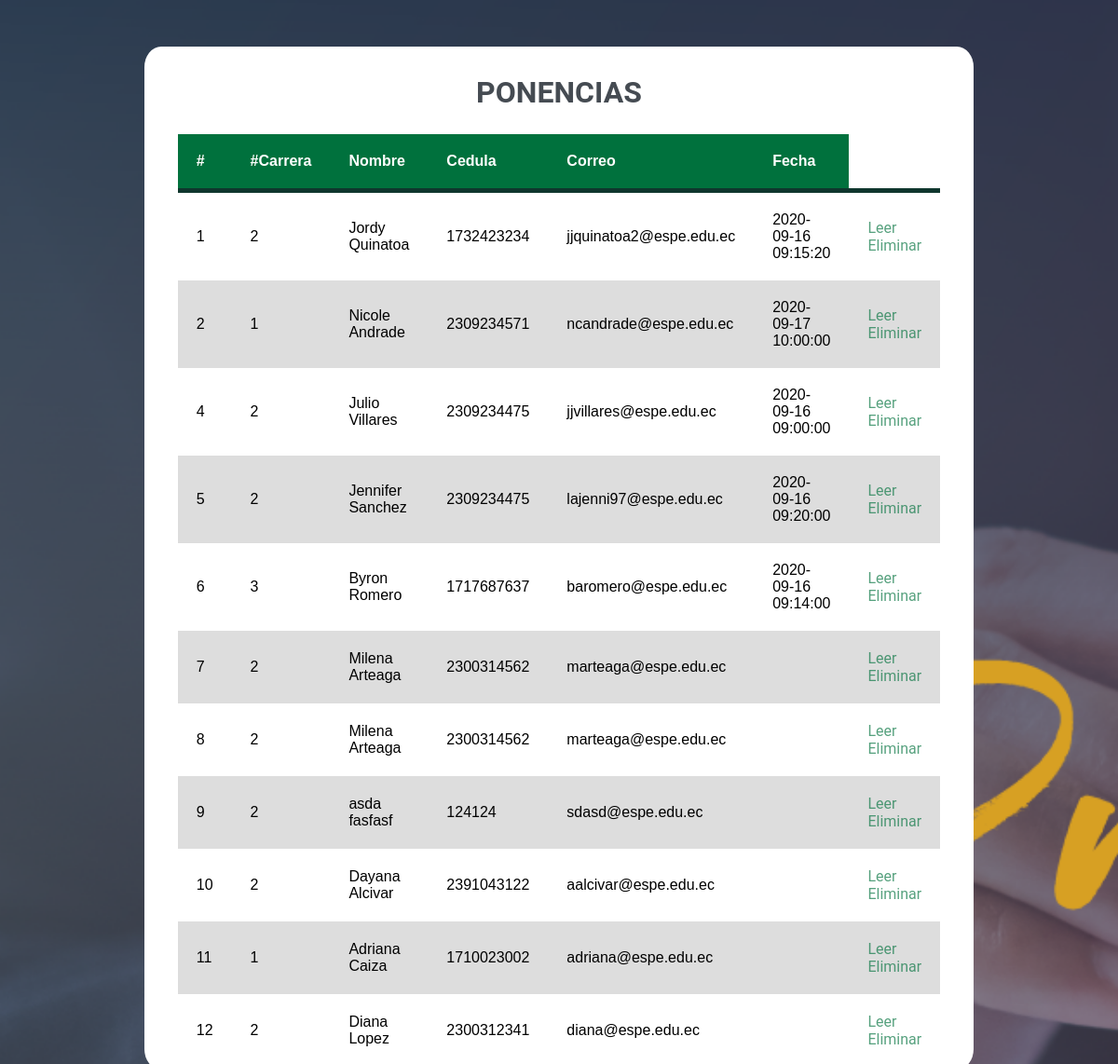
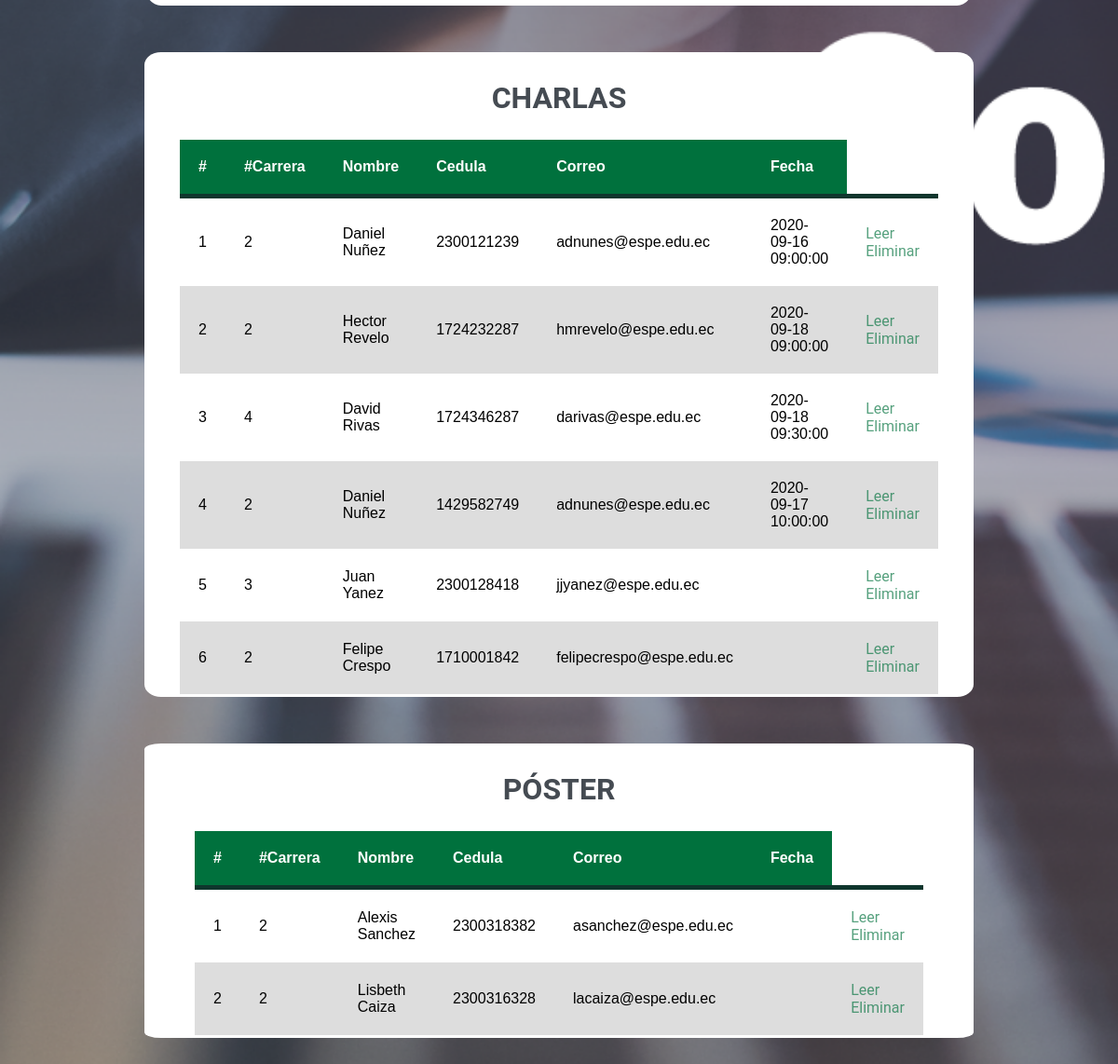
/indexadmin.php, run on the app's committed database (2 pictures, top to bottom).
### tables this page shows
CREATE TABLE `ponente_ponencia` (
  `ID_PONENCIA` int(11) NOT NULL,
  `ID_CARRERA` int(11) DEFAULT NULL,
  `NOMBRE_PONENCIA` varchar(20) NOT NULL,
  `APELLIDO_PONENCIA` varchar(20) NOT NULL,
  `CEDULA_PONENCIA` varchar(10) NOT NULL,
  `CURSO_PONENCIA` varchar(20) NOT NULL,
  `CORREOPER_PONENCIA` varchar(30) NOT NULL,
  `CORREOINS_PONENCIA` varchar(30) NOT NULL,
  `LINK_PONENCIA` varchar(200) NOT NULL,
  `TITULO_PONENCIA` varchar(150) NOT NULL,
  `RESUMEN_PONENCIA` varchar(300) NOT NULL,
  `FECHAPRE_PONENCIA` datetime DEFAULT NULL
);

CREATE TABLE `ponente_charla` (
  `ID_CHARLA` int(11) NOT NULL,
  `ID_CARRERA` int(11) DEFAULT NULL,
  `NOMBRE_CHARLA` varchar(20) NOT NULL,
  `APELLIDO_CHARLA` varchar(20) NOT NULL,
  `CEDULA_CHARLA` varchar(10) NOT NULL,
  `SALA_CHARLA` varchar(250) DEFAULT NULL,
  `CORREOPER_CHARLA` varchar(30) NOT NULL,
  `CORREOINS_CHARLA` varchar(30) NOT NULL,
  `TITULO_CHARLA` varchar(100) NOT NULL,
  `RESUMEN_CHARLA` varchar(300) NOT NULL,
  `FECHAPRE_CHARLA` datetime DEFAULT NULL
);

CREATE TABLE `ponente_poster` (
  `ID_POSTER` int(11) NOT NULL,
  `ID_CARRERA` int(11) DEFAULT NULL,
  `NOMBRE_POSTER` varchar(20) NOT NULL,
  `APELLIDO_POSTER` varchar(20) NOT NULL,
  `CEDULA_POSTER` varchar(10) NOT NULL,
  `CURSO_POSTER` varchar(20) NOT NULL,
  `CORREOPER_POSTER` varchar(30) NOT NULL,
  `CORREOINS_POSTER` varchar(30) NOT NULL,
  `TITULO_POSTER` varchar(100) NOT NULL,
  `RESUMEN_POSTER` varchar(300) NOT NULL,
  `FECHAPRE_POSTER` datetime DEFAULT NULL,
  `LINK_POSTER` varchar(250) NOT NULL
);

### indexadmin.php (the view, shortened to what this page needs)
<?php
    require_once 'conexion.php';
    $query = "SELECT ID_PONENCIA, ID_CARRERA, NOMBRE_PONENCIA,
    APELLIDO_PONENCIA, CEDULA_PONENCIA, CORREOINS_PONENCIA, FECHAPRE_PONENCIA FROM ponente_ponencia";
    $result = $conn -> query($query);
    $query1 = "SELECT ID_CHARLA, ID_CARRERA, NOMBRE_CHARLA,
    APELLIDO_CHARLA, CEDULA_CHARLA, CORREOINS_CHARLA, FECHAPRE_CHARLA FROM ponente_charla";
    $resultado = $conn -> query($query1);
    $query2 = "SELECT ID_POSTER, ID_CARRERA, NOMBRE_POSTER,
    APELLIDO_POSTER, CEDULA_POSTER, CORREOINS_POSTER, FECHAPRE_POSTER FROM ponente_poster";
    $solucion = $conn -> query($query2);
?>
<!DOCTYPE html>
<html lang="en">
<head>
    <link rel="stylesheet" href="css/styles-indexadmin.css">
</head>
<body>
<section class="contenido_tabla">
        <h2>PONENCIAS</h2>
        <div class="main-container" >
        <table>
            <thead>
                <tr>
                    <th>#</th>
                    <th>#Carrera</th>
                    <th>Nombre</th>
                    <th>Cedula</th>
                    <th>Correo</th>
                    <th>Fecha</th>
                </tr>
            </thead>
            <tbody>
                <?php
                if($result->num_rows > 0){
                    while($row = $result -> fetch_assoc()){
                        echo '<tr>';
                        echo '<td>' . $row['ID_PONENCIA'] . '</td>';
                        echo '<td>' . $row['ID_CARRERA'] . '</td>';
                        echo '<td>' . $row['NOMBRE_PONENCIA'] . " "
                        . $row['APELLIDO_PONENCIA'] . '</td>';
                        echo '<td>' . $row['CEDULA_PONENCIA'] . '</td>';
                        echo '<td>' . $row['CORREOINS_PONENCIA'] . '</td>';
                        echo '<td>' . $row['FECHAPRE_PONENCIA'] . '</td>';
                        echo '<td>';
                        echo '<a href="leer_ponencia.php?id='. $row['ID_PONENCIA'] .'"> Leer </a>';
                        echo '<a href="eliminar_ponencia.php?id='. $row['ID_PONENCIA'] .'"> Eliminar </a>';
                    }
                }else{
                    echo '<p><em> No existen datos registrados </em></p>';
                }
                ?>
                </td>
                </tr>
            </tbody>
        </table>
    </div>
</section>
<section class="contenido_tabla">
        <h2>CHARLAS</h2>
        <div class="main-container" >
        <table>
            <thead>
                <tr>
                    <th>#</th>
                    <th>#Carrera</th>
                    <th>Nombre</th>
                    <th>Cedula</th>
                    <th>Correo</th>
                    <th>Fecha</th>
                </tr>
            </thead>
            <tbody>
                <?php
                if(!empty($resultado) && $resultado->num_rows > 0){
                    while($row = $resultado -> fetch_assoc()){
                        echo '<tr>';
                        echo '<td>' . $row['ID_CHARLA'] . '</td>';
                        echo '<td>' . $row['ID_CARRERA'] . '</td>';
                        echo '<td>' . $row['NOMBRE_CHARLA'] . " "
                        . $row['APELLIDO_CHARLA'] . '</td>';
                        echo '<td>' . $row['CEDULA_CHARLA'] . '</td>';
                        echo '<td>' . $row['CORREOINS_CHARLA'] . '</td>';
                        echo '<td>' . $row['FECHAPRE_CHARLA'] . '</td>';
                        echo '<td>';
                        echo '<a href="leer_charla.php?id='. $row['ID_CHARLA'] .'"> Leer </a>';
                        echo '<a href="eliminar_charla.php?id='. $row['ID_CHARLA'] .'"> Eliminar </a>';
                    }
                }else{
                    echo '<p><em> No existen datos registrados </em></p>';
                }
                ?>
                </td>
                </tr>
            </tbody>
        </table>
    </div>
</section>
<section class="contenido_tabla">
        <h2>PÓSTER</h2>
        <div class="main-container" >
        <table>
            <thead>
                <tr>
                    <th>#</th>
                    <th>#Carrera</th>
                    <th>Nombre</th>
                    <th>Cedula</th>
                    <th>Correo</th>
                    <th>Fecha</th>
                </tr>
            </thead>
            <tbody>
                <?php
                if(!empty($solucion) && $solucion->num_rows > 0){
                    while($row = $solucion -> fetch_assoc()){
                        echo '<tr>';
                        echo '<td>' . $row['ID_POSTER'] . '</td>';
                        echo '<td>' . $row['ID_CARRERA'] . '</td>';
                        echo '<td>' . $row['NOMBRE_POSTER'] . " "
                        . $row['APELLIDO_POSTER'] . '</td>';
                        echo '<td>' . $row['CEDULA_POSTER'] . '</td>';
                        echo '<td>' . $row['CORREOINS_POSTER'] . '</td>';
                        echo '<td>' . $row['FECHAPRE_POSTER'] . '</td>';
                        echo '<td>';
                        echo '<a href="leer_poster.php?id='. $row['ID_POSTER'] .'"> Leer </a>';
                        echo '<a href="eliminar_poster.php?id='. $row['ID_POSTER'] .'"> Eliminar </a>';
                    }
                }else{
                    echo '<p><em> No existen datos registrados </em></p>';
                }
                ?>
                </td>
                </tr>
            </tbody>
        </table>
    </div>
</section>
</body>
</html>

### css/styles-indexadmin.css (style rules this page uses)
body { font-family: 'Montserrat', sans-serif; margin: 0; background: url(../img/proyectos.png); background-size: cover; background-attachment: fixed; }
* { box-sizing: border-box; }
h2 { font-family: "Roboto", sans-serif; font-size: 2em; text-align: center; font-style: bold; color: #454b52; }
a { font-family: "Roboto", sans-serif; padding-top: 10px; text-decoration: none; text-align: center; font-size: 1em; margin: 0 auto; color: #00713ca9; }
table { max-width: 70%; border-radius: 10px; margin: 0 auto; background-color: white; text-align: left; border-collapse: collapse; width: 70%; }
th, td { padding: 20px; }
thead { background-color: #00713d; border-bottom: solid 5px #0F362D; color: white; }
tr:nth-child(even) { background-color: #ddd; }
@media (min-width:768px) { .contenido_tabla { margin: auto; width: 890px; margin-top: 150pz; border-radius: 2%; background: #fff; margin-top: 50px; padding: 3px; } }

### data on the page
ponente_ponencia: ID_PONENCIA "1", ID_CARRERA "2", NOMBRE_PONENCIA "Jordy", APELLIDO_PONENCIA "Quinatoa", CEDULA_PONENCIA "1732423234", CORREOINS_PONENCIA "jjquinatoa2@espe.edu.ec", FECHAPRE_PONENCIA "2020-09-16 09:15:20"
ponente_ponencia: ID_PONENCIA "2", ID_CARRERA "1", NOMBRE_PONENCIA "Nicole", APELLIDO_PONENCIA "Andrade", CEDULA_PONENCIA "2309234571", CORREOINS_PONENCIA "ncandrade@espe.edu.ec", FECHAPRE_PONENCIA "2020-09-17 10:00:00"
ponente_ponencia: ID_PONENCIA "4", ID_CARRERA "2", NOMBRE_PONENCIA "Julio", APELLIDO_PONENCIA "Villares", CEDULA_PONENCIA "2309234475", CORREOINS_PONENCIA "jjvillares@espe.edu.ec", FECHAPRE_PONENCIA "2020-09-16 09:00:00"
ponente_ponencia: ID_PONENCIA "5", ID_CARRERA "2", NOMBRE_PONENCIA "Jennifer", APELLIDO_PONENCIA "Sanchez", CEDULA_PONENCIA "2309234475", CORREOINS_PONENCIA "lajenni97@espe.edu.ec", FECHAPRE_PONENCIA "2020-09-16 09:20:00"
ponente_ponencia: ID_PONENCIA "6", ID_CARRERA "3", NOMBRE_PONENCIA "Byron", APELLIDO_PONENCIA "Romero", CEDULA_PONENCIA "1717687637", CORREOINS_PONENCIA "baromero@espe.edu.ec", FECHAPRE_PONENCIA "2020-09-16 09:14:00"
ponente_ponencia: ID_PONENCIA "7", ID_CARRERA "2", NOMBRE_PONENCIA "Milena", APELLIDO_PONENCIA "Arteaga", CEDULA_PONENCIA "2300314562", CORREOINS_PONENCIA "marteaga@espe.edu.ec"
ponente_ponencia: ID_PONENCIA "8", ID_CARRERA "2", NOMBRE_PONENCIA "Milena", APELLIDO_PONENCIA "Arteaga", CEDULA_PONENCIA "2300314562", CORREOINS_PONENCIA "marteaga@espe.edu.ec"
ponente_ponencia: ID_PONENCIA "9", ID_CARRERA "2", NOMBRE_PONENCIA "asda", APELLIDO_PONENCIA "fasfasf", CEDULA_PONENCIA "124124", CORREOINS_PONENCIA "sdasd@espe.edu.ec"
ponente_ponencia: ID_PONENCIA "10", ID_CARRERA "2", NOMBRE_PONENCIA "Dayana", APELLIDO_PONENCIA "Alcivar", CEDULA_PONENCIA "2391043122", CORREOINS_PONENCIA "aalcivar@espe.edu.ec"
ponente_ponencia: ID_PONENCIA "11", ID_CARRERA "1", NOMBRE_PONENCIA "Adriana", APELLIDO_PONENCIA "Caiza", CEDULA_PONENCIA "1710023002", CORREOINS_PONENCIA "adriana@espe.edu.ec"
ponente_ponencia: ID_PONENCIA "12", ID_CARRERA "2", NOMBRE_PONENCIA "Diana", APELLIDO_PONENCIA "Lopez", CEDULA_PONENCIA "2300312341", CORREOINS_PONENCIA "diana@espe.edu.ec"
ponente_charla: ID_CHARLA "1", ID_CARRERA "2", NOMBRE_CHARLA "Daniel", APELLIDO_CHARLA "Nuñez", CEDULA_CHARLA "2300121239", CORREOINS_CHARLA "adnunes@espe.edu.ec", FECHAPRE_CHARLA "2020-09-16 09:00:00"
ponente_charla: ID_CHARLA "2", ID_CARRERA "2", NOMBRE_CHARLA "Hector", APELLIDO_CHARLA "Revelo", CEDULA_CHARLA "1724232287", CORREOINS_CHARLA "hmrevelo@espe.edu.ec", FECHAPRE_CHARLA "2020-09-18 09:00:00"
ponente_charla: ID_CHARLA "3", ID_CARRERA "4", NOMBRE_CHARLA "David", APELLIDO_CHARLA "Rivas", CEDULA_CHARLA "1724346287", CORREOINS_CHARLA "darivas@espe.edu.ec", FECHAPRE_CHARLA "2020-09-18 09:30:00"
ponente_charla: ID_CHARLA "4", ID_CARRERA "2", NOMBRE_CHARLA "Daniel", APELLIDO_CHARLA "Nuñez", CEDULA_CHARLA "1429582749", CORREOINS_CHARLA "adnunes@espe.edu.ec", FECHAPRE_CHARLA "2020-09-17 10:00:00"
ponente_charla: ID_CHARLA "5", ID_CARRERA "3", NOMBRE_CHARLA "Juan", APELLIDO_CHARLA "Yanez", CEDULA_CHARLA "2300128418", CORREOINS_CHARLA "jjyanez@espe.edu.ec"
ponente_charla: ID_CHARLA "6", ID_CARRERA "2", NOMBRE_CHARLA "Felipe", APELLIDO_CHARLA "Crespo", CEDULA_CHARLA "1710001842", CORREOINS_CHARLA "felipecrespo@espe.edu.ec"
ponente_poster: ID_POSTER "1", ID_CARRERA "2", NOMBRE_POSTER "Alexis", APELLIDO_POSTER "Sanchez", CEDULA_POSTER "2300318382", CORREOINS_POSTER "asanchez@espe.edu.ec"
ponente_poster: ID_POSTER "2", ID_CARRERA "2", NOMBRE_POSTER "Lisbeth", APELLIDO_POSTER "Caiza", CEDULA_POSTER "2300316328", CORREOINS_POSTER "lacaiza@espe.edu.ec"
